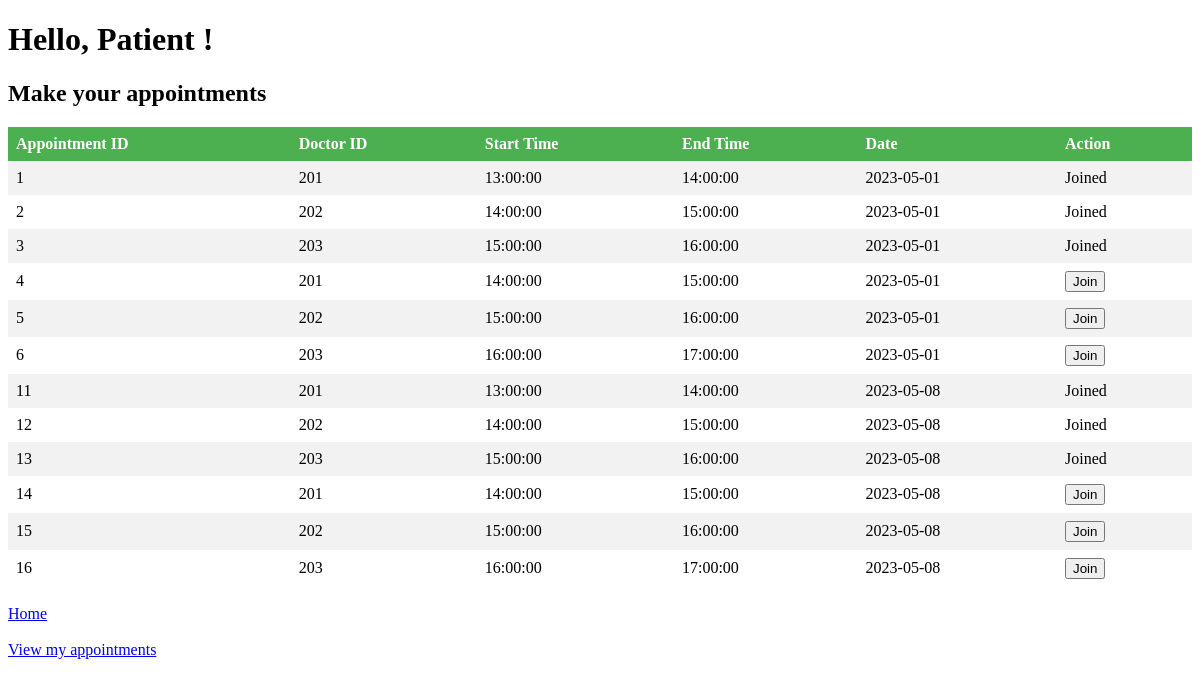
The page /php/appointment/patient_appointment.php on the database its author committed.
### tables this page shows
CREATE TABLE `appointment` (
  `Appointment_ID` int(10) NOT NULL,
  `Patient_ID` int(10) DEFAULT NULL,
  `Doctor_ID` int(10) NOT NULL,
  `Appointment_Date` date NOT NULL,
  `Appointment_StartTime` time NOT NULL,
  `Appointment_EndTime` time NOT NULL
);

### php/appointment/patient_appointment.php (the view, shortened to what this page needs)
<!DOCTYPE html>
<html>
<head>
	<link rel="stylesheet" href="../styles.css">
</head>
<body>
<h1>Hello, Patient <?php echo $_SESSION['fname']; ?>!</h1>
	<h2>Make your appointments</h2>
	<table>
		<tr>
			<th>Appointment ID</th>
			<th>Doctor ID</th>
			<th>Start Time</th>
			<th>End Time</th>
			<th>Date</th>
			<th>Action</th>
		</tr>
		<?php
		include('../db_conn.php');
		$sql = "SELECT * FROM appointment";
		$result = mysqli_query($conn, $sql);
		while ($row = mysqli_fetch_assoc($result)) {
			echo "<tr>";
			echo "<td>" . $row['Appointment_ID'] . "</td>";
			echo "<td>" . $row['Doctor_ID'] . "</td>";
			echo "<td>" . $row['Appointment_StartTime'] . "</td>";
			echo "<td>" . $row['Appointment_EndTime'] . "</td>";
			echo "<td>" . $row['Appointment_Date'] . "</td>";
			echo "<td>";
			if (empty($row['Patient_ID'])) {
				echo "<form method='post' action=''>";
				echo "<input type='submit' name='join' value='Join'>";
				echo "</form>";
			} else {
				echo "Joined";
			}
			echo "</td>";
			echo "</tr>";
		}
		?>
	</table>
	<br>
	<a href="../patient_home.php">Home</a>
	<br><br>
    <a href="patient_view_appointments.php">View my appointments</a>
</body>
</html>

### php/styles.css (style rules this page uses)
table { border-collapse: collapse; width: 100%; }
th, td { text-align: left; padding: 8px; }
tr:nth-child(even) { background-color: #f2f2f2; }
th { background-color: #4CAF50; color: white; }

### rows shown on the page
appointment: Appointment_ID "1", Doctor_ID "201", Appointment_StartTime "13:00:00", Appointment_EndTime "14:00:00", Appointment_Date "2023-05-01", shows "Joined"
appointment: Appointment_ID "2", Doctor_ID "202", Appointment_StartTime "14:00:00", Appointment_EndTime "15:00:00", Appointment_Date "2023-05-01", shows "Joined"
appointment: Appointment_ID "3", Doctor_ID "203", Appointment_StartTime "15:00:00", Appointment_EndTime "16:00:00", Appointment_Date "2023-05-01", shows "Joined"
appointment: Appointment_ID "4", Doctor_ID "201", Appointment_StartTime "14:00:00", Appointment_EndTime "15:00:00", Appointment_Date "2023-05-01"
appointment: Appointment_ID "5", Doctor_ID "202", Appointment_StartTime "15:00:00", Appointment_EndTime "16:00:00", Appointment_Date "2023-05-01"
appointment: Appointment_ID "6", Doctor_ID "203", Appointment_StartTime "16:00:00", Appointment_EndTime "17:00:00", Appointment_Date "2023-05-01"
appointment: Appointment_ID "11", Doctor_ID "201", Appointment_StartTime "13:00:00", Appointment_EndTime "14:00:00", Appointment_Date "2023-05-08", shows "Joined"
appointment: Appointment_ID "12", Doctor_ID "202", Appointment_StartTime "14:00:00", Appointment_EndTime "15:00:00", Appointment_Date "2023-05-08", shows "Joined"
appointment: Appointment_ID "13", Doctor_ID "203", Appointment_StartTime "15:00:00", Appointment_EndTime "16:00:00", Appointment_Date "2023-05-08", shows "Joined"
appointment: Appointment_ID "14", Doctor_ID "201", Appointment_StartTime "14:00:00", Appointment_EndTime "15:00:00", Appointment_Date "2023-05-08"
appointment: Appointment_ID "15", Doctor_ID "202", Appointment_StartTime "15:00:00", Appointment_EndTime "16:00:00", Appointment_Date "2023-05-08"
appointment: Appointment_ID "16", Doctor_ID "203", Appointment_StartTime "16:00:00", Appointment_EndTime "17:00:00", Appointment_Date "2023-05-08"
